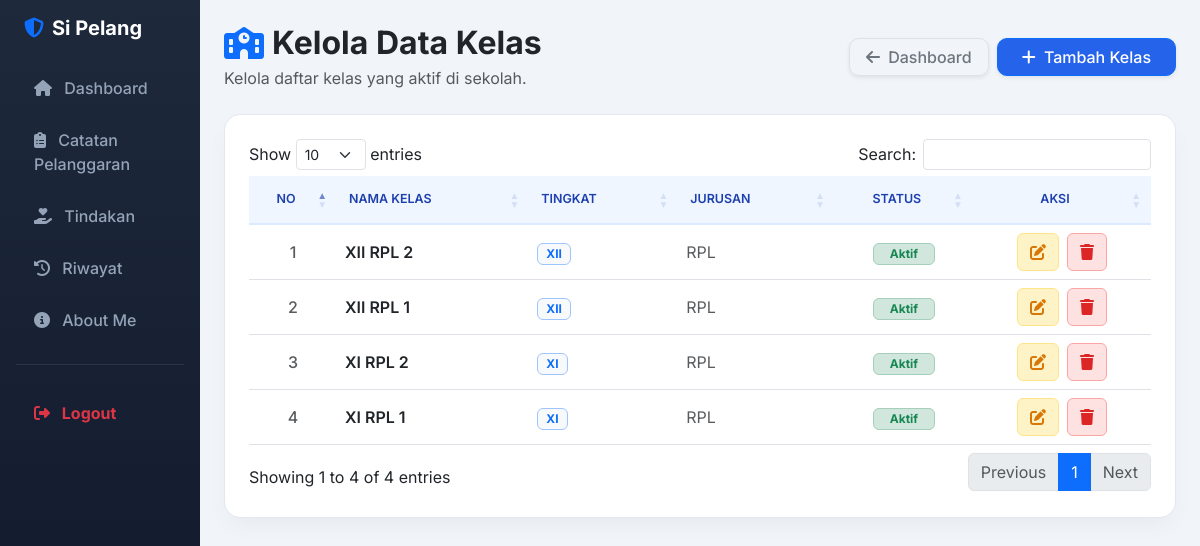
Screenshot of /kelola_kelas.php with the database file from the repository.
### tables this page shows
CREATE TABLE `t_kelas` (
  `id` int(11) NOT NULL,
  `nama` varchar(100) DEFAULT NULL,
  `tingkat` varchar(20) NOT NULL,
  `jurusan` varchar(100) NOT NULL,
  `status_aktif` tinyint(1) NOT NULL,
  `created_at` timestamp NOT NULL DEFAULT current_timestamp(),
  `updated_at` timestamp NOT NULL DEFAULT current_timestamp()
);

### kelola_kelas.php (the view, shortened to what this page needs)
<?php
include 'config/koneksi.php';
$query_kelas = mysqli_query($koneksi, "SELECT * FROM t_kelas ORDER BY id DESC");
?>
<!DOCTYPE html>
<html lang="id">
<head>
    <link href="https://cdn.jsdelivr.net/npm/bootstrap@5.3.0/dist/css/bootstrap.min.css" rel="stylesheet">
    <link rel="stylesheet" href="https://cdnjs.cloudflare.com/ajax/libs/font-awesome/6.4.0/css/all.min.css">
    <link rel="stylesheet" href="https://cdn.datatables.net/1.13.6/css/dataTables.bootstrap5.min.css">
</head>
<body>
<div class="container-fluid">
    <div class="row">
        <?php include 'layout/sidebar.php'; ?>
        <main class="col-md-9 ms-sm-auto col-lg-10 px-md-4 py-4">
            <div class="d-flex justify-content-between align-items-center mb-4">
                <div>
                    <h2 class="fw-bold text-dark d-flex align-items-center gap-2 mb-1">
                        <i class="fa-solid fa-school text-primary"></i> Kelola Data Kelas
                    </h2>
                    <p class="text-muted mb-0">Kelola daftar kelas yang aktif di sekolah.</p>
                </div>
                <div class="d-flex gap-2">
                    <a href="dashboard.php" class="btn btn-white text-secondary border fw-medium px-3 shadow-sm" style="border-radius: 10px;">
                        <i class="fa-solid fa-arrow-left me-1"></i> Dashboard
                    </a>
                    <a href="tambah_kelas.php" class="btn btn-primary fw-medium px-4 shadow-sm" style="border-radius: 10px; background-color: #2563eb;">
                        <i class="fa-solid fa-plus me-1"></i> Tambah Kelas
                    </a>
                </div>
            </div>
            <div class="card card-custom p-4">
                <div class="table-responsive">
                    <table id="tabelKelas" class="table table-hover align-middle w-100">
                        <thead class="table-custom-header">
                            <tr>
                                <th class="text-center" style="width: 50px;">No</th>
                                <th>Nama Kelas</th>
                                <th>Tingkat</th>
                                <th>Jurusan</th>
                                <th class="text-center">Status</th>
                                <th class="text-center" style="width: 140px;">Aksi</th>
                            </tr>
                        </thead>
                        <tbody>
                            <?php
                            $no = 1;
                            if ($query_kelas && mysqli_num_rows($query_kelas) > 0) :
                                while ($data = mysqli_fetch_assoc($query_kelas)) :
                                    $id_val = $data['id'] ?? $data['id_kelas'] ?? 0;
                                    $nama_kelas = $data['nama_kelas'] ?? $data['nama'] ?? $data['kelas'] ?? '-';
                                    $tingkat    = $data['tingkat'] ?? '-';
                                    $jurusan    = $data['jurusan'] ?? $data['nama_jurusan'] ?? '-';
                                    $stt        = $data['status'] ?? 'Aktif';
                            ?>
                            <tr>
                                <td class="text-center text-muted fw-medium"><?= $no++; ?></td>
                                <td class="fw-semibold text-dark"><?= htmlspecialchars($nama_kelas); ?></td>
                                <td><span class="badge bg-light text-primary border border-primary-subtle px-2 py-1"><?= htmlspecialchars($tingkat); ?></span></td>
                                <td class="text-muted"><?= htmlspecialchars($jurusan); ?></td>
                                <td class="text-center">
                                    <?php if ($stt == 'Aktif') : ?>
                                        <span class="badge bg-success-subtle text-success border border-success-subtle px-3 py-1">Aktif</span>
                                    <?php else : ?>
                                        <span class="badge bg-secondary-subtle text-secondary border border-secondary-subtle px-3 py-1">Tidak Aktif</span>
                                    <?php endif; ?>
                                </td>
                                <td class="text-center">
                                    <div class="d-flex justify-content-center gap-2">
                                        <a href="edit_kelas.php?id=<?= $id_val; ?>" class="btn-action-edit text-decoration-none btn-sm" title="Edit Data">
                                            <i class="fa-solid fa-pen-to-square"></i>
                                        </a>
                                        <a href="hapus_kelas.php?id=<?= $id_val; ?>" class="btn-action-delete text-decoration-none btn-sm" title="Hapus Data" onclick="return confirm('Yakin ingin menghapus kelas ini?')">
                                            <i class="fa-solid fa-trash"></i>
                                        </a>
                                    </div>
                                </td>
                            </tr>
                            <?php
                                endwhile;
                            endif;
                            ?>
                        </tbody>
                    </table>
                </div>
            </div>
        </main>
    </div>
</div>
</body>
</html>

### kelola_kelas.php (style rules this page uses)
body { font-family: 'Inter', sans-serif; background-color: #f1f5f9; color: #334155; }
.card-custom { background-color: #ffffff; border: 1px solid #e2e8f0; border-radius: 16px; box-shadow: 0 10px 25px -5px rgba(0, 0, 0, 0.05); }
.table-custom-header th { background-color: #eff6ff !important; color: #1e40af !important; font-weight: 600; text-transform: uppercase; font-size: 0.78rem; border-bottom: 2px solid #dbeafe !important; padding: 14px 12px; }
.btn-action-edit { background-color: #fef3c7; color: #d97706; border: 1px solid #fde68a; border-radius: 6px; padding: 6px 12px; font-weight: 500; }
.btn-action-delete { background-color: #fee2e2; color: #dc2626; border: 1px solid #fca5a5; border-radius: 6px; padding: 6px 12px; font-weight: 500; }

### rows the page displays
t_kelas: nama "XII RPL 2", tingkat "XII", jurusan "RPL"
t_kelas: nama "XII RPL 1", tingkat "XII", jurusan "RPL"
t_kelas: nama "XI RPL 2", tingkat "XI", jurusan "RPL"
t_kelas: nama "XI RPL 1", tingkat "XI", jurusan "RPL"
